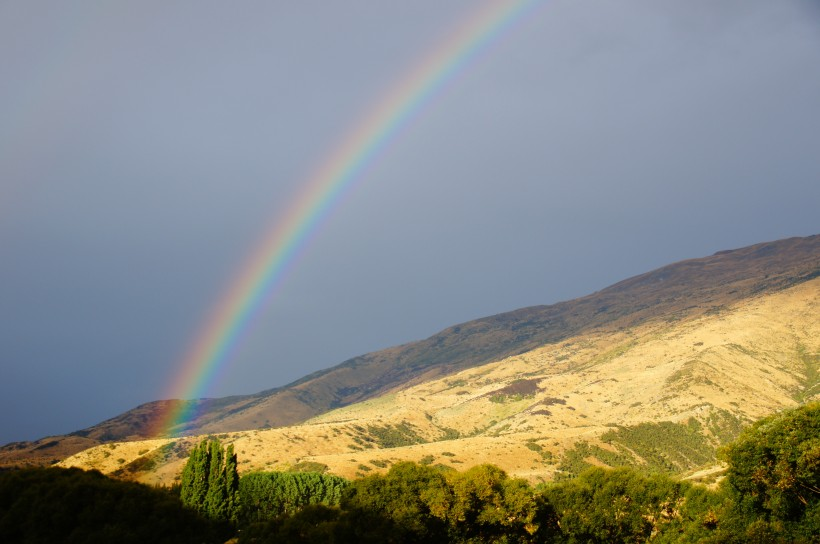
#> input picture image_client/img.jpg, 820 x 544 px, found by its file name
$ python image_operator.py   (Python 2 division)
#> lines starting #> are read from the running program, lines starting #| are printed output that depends on the picture
#!/usr/bin/python
#coding=utf-8
'''
    @brief: image operator
    @author: glstr
'''

from PIL import Image

def divide(path):
    im = Image.open(path)
#> im is the input picture: PIL image 820x544 RGB; mean R, G, B 135.9, 137.3, 130
    width = im.width
#> width = 820
    height = im.height
#> height = 544

    print width
#| 820
    print height
#| 544

    box = (0, 0, width/2, height/2)
#> box = (0, 0, 410, 272)
    box_1 = (0, height/2, width/2, height)
#> box_1 = (0, 272, 410, 544)
    box_2 = (width/2, 0, width, height/2)
#> box_2 = (410, 0, 820, 272)
    box_3 = (width/2, height/2, width, height)
#> box_3 = (410, 272, 820, 544)

    _divide(box, im, "0")
    _divide(box_1, im, "1")
    _divide(box_2, im, "2")
    _divide(box_3, im, "3")

def _divide(box, image, filename):
#> called with box = (0, 0, 410, 272), filename = '0'
    region = image.crop(box)
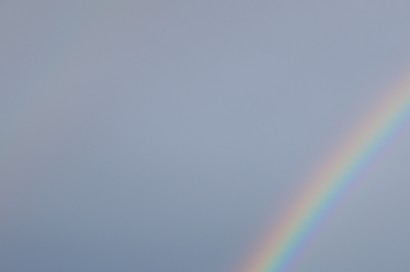
#> region: PIL image 410x272 RGB; mean R, G, B 146.1, 157, 174.9
    region.save(filename+'.jpg')

if __name__ == '__main__':
    path = '/Users/pengbaojiang/pengbaojiang/code/python_src/python_learning/image_client/img.jpg'
    divide(path)
#> call 2 of _divide, with box = (0, 272, 410, 544), filename = '1'
#> in _divide (call 2), `region = image.crop(box)`:
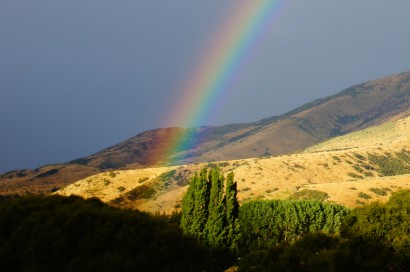
#> region: PIL image 410x272 RGB; mean R, G, B 105.5, 106.9, 95.9
#> call 3 of _divide, with box = (410, 0, 820, 272), filename = '2'
#> in _divide (call 3), `region = image.crop(box)`:
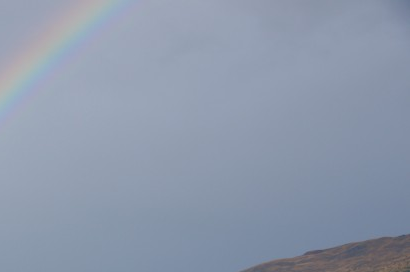
#> region: PIL image 410x272 RGB; mean R, G, B 141.5, 152.6, 171.5
#> call 4 of _divide, with box = (410, 272, 820, 544), filename = '3'
#> in _divide (call 4), `region = image.crop(box)`:
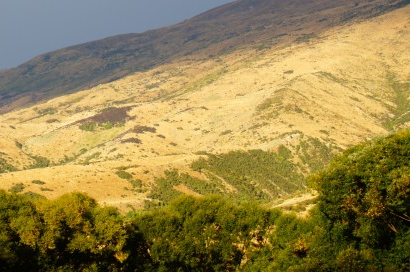
#> region: PIL image 410x272 RGB; mean R, G, B 150.4, 132.6, 77.8

$ run again, with image_client/0.jpg copied over image_client/img.jpg
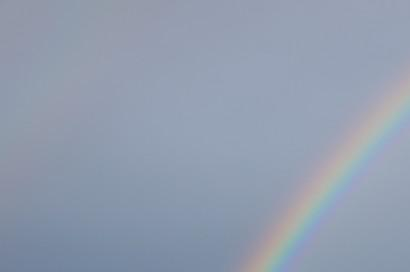
#> input picture image_client/0.jpg, 410 x 272 px, found by its file name
#> in divide, im is the input picture: PIL image 410x272 RGB; mean R, G, B 146.2, 157.1, 175.1
#| 410
#| 272
#> in _divide (call 3), `region = image.crop(box)`:
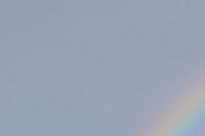
#> region: PIL image 205x136 RGB; mean R, G, B 153.5, 163.2, 181.2
#> in _divide (call 4), `region = image.crop(box)`:
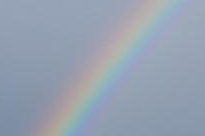
#> region: PIL image 205x136 RGB; mean R, G, B 149.9, 160.9, 176.9

$ run again, with image_client/1.jpg copied over image_client/img.jpg
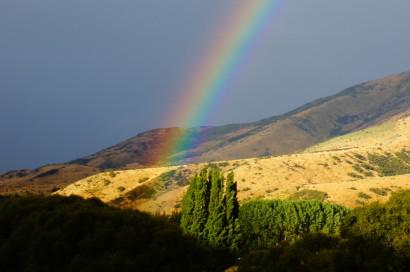
#> input picture image_client/1.jpg, 410 x 272 px, found by its file name
#> in divide, im is the input picture: PIL image 410x272 RGB; mean R, G, B 105.6, 106.9, 96.3
#| 410
#| 272
#> in _divide (call 3), `region = image.crop(box)`:
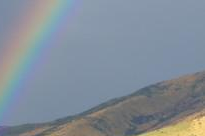
#> region: PIL image 205x136 RGB; mean R, G, B 130.5, 140.8, 151.7
#> in _divide (call 4), `region = image.crop(box)`:
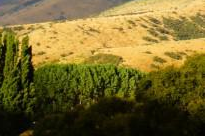
#> region: PIL image 205x136 RGB; mean R, G, B 116.7, 102.1, 46

$ run again, with image_client/2.jpg copied over image_client/img.jpg
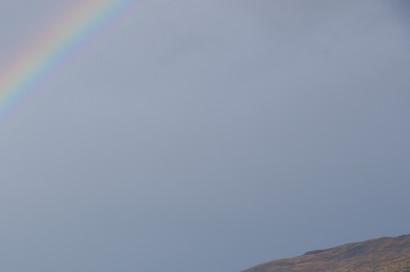
#> input picture image_client/2.jpg, 410 x 272 px, found by its file name
#> in divide, im is the input picture: PIL image 410x272 RGB; mean R, G, B 141.4, 152.7, 171.6
#| 410
#| 272
#> in _divide, `region = image.crop(box)`:
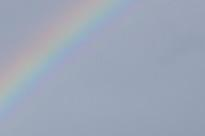
#> region: PIL image 205x136 RGB; mean R, G, B 156.9, 166.5, 183.3
#> in _divide (call 4), `region = image.crop(box)`:
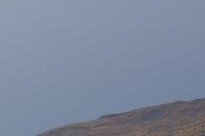
#> region: PIL image 205x136 RGB; mean R, G, B 125.2, 136.5, 156.2
